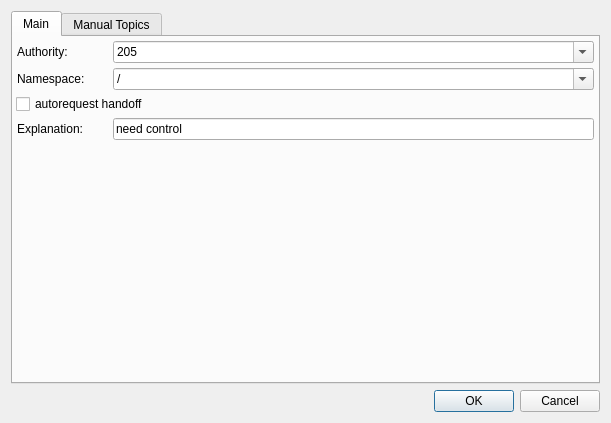
<?xml version="1.0" encoding="UTF-8"?>
<ui version="4.0">
 <class>dialog</class>
 <widget class="QDialog" name="dialog">
  <property name="geometry">
   <rect>
    <x>0</x>
    <y>0</y>
    <width>611</width>
    <height>423</height>
   </rect>
  </property>
  <property name="windowTitle">
   <string>Jaus Discovery Config</string>
  </property>
  <layout class="QVBoxLayout" name="verticalLayout">
   <item>
    <widget class="QTabWidget" name="tabWidget">
     <property name="tabPosition">
      <enum>QTabWidget::North</enum>
     </property>
     <property name="currentIndex">
      <number>0</number>
     </property>
     <widget class="QWidget" name="tab_main">
      <attribute name="title">
       <string>Main</string>
      </attribute>
      <layout class="QVBoxLayout" name="verticalLayout_2">
       <property name="spacing">
        <number>3</number>
       </property>
       <property name="margin">
        <number>3</number>
       </property>
       <item>
        <widget class="QFrame" name="frame_7">
         <property name="sizePolicy">
          <sizepolicy hsizetype="Preferred" vsizetype="Fixed">
           <horstretch>0</horstretch>
           <verstretch>0</verstretch>
          </sizepolicy>
         </property>
         <layout class="QFormLayout" name="formLayout_5">
          <property name="fieldGrowthPolicy">
           <enum>QFormLayout::ExpandingFieldsGrow</enum>
          </property>
          <property name="margin">
           <number>1</number>
          </property>
          <item row="0" column="0">
           <widget class="QLabel" name="label_6">
            <property name="sizePolicy">
             <sizepolicy hsizetype="Fixed" vsizetype="Preferred">
              <horstretch>0</horstretch>
              <verstretch>0</verstretch>
             </sizepolicy>
            </property>
            <property name="minimumSize">
             <size>
              <width>90</width>
              <height>0</height>
             </size>
            </property>
            <property name="text">
             <string>Authority:</string>
            </property>
           </widget>
          </item>
          <item row="0" column="1">
           <widget class="QComboBox" name="comboBox_authority">
            <property name="sizePolicy">
             <sizepolicy hsizetype="MinimumExpanding" vsizetype="Fixed">
              <horstretch>0</horstretch>
              <verstretch>0</verstretch>
             </sizepolicy>
            </property>
            <property name="editable">
             <bool>true</bool>
            </property>
            <property name="maxCount">
             <number>3</number>
            </property>
            <property name="minimumContentsLength">
             <number>1</number>
            </property>
            <item>
             <property name="text">
              <string>205</string>
             </property>
            </item>
           </widget>
          </item>
         </layout>
        </widget>
       </item>
       <item>
        <widget class="QFrame" name="frame_11">
         <property name="sizePolicy">
          <sizepolicy hsizetype="Preferred" vsizetype="Fixed">
           <horstretch>0</horstretch>
           <verstretch>0</verstretch>
          </sizepolicy>
         </property>
         <layout class="QFormLayout" name="formLayout_9">
          <property name="fieldGrowthPolicy">
           <enum>QFormLayout::ExpandingFieldsGrow</enum>
          </property>
          <property name="margin">
           <number>1</number>
          </property>
          <item row="0" column="0">
           <widget class="QLabel" name="label_ns">
            <property name="sizePolicy">
             <sizepolicy hsizetype="Fixed" vsizetype="Preferred">
              <horstretch>0</horstretch>
              <verstretch>0</verstretch>
             </sizepolicy>
            </property>
            <property name="minimumSize">
             <size>
              <width>90</width>
              <height>0</height>
             </size>
            </property>
            <property name="text">
             <string>Namespace:</string>
            </property>
           </widget>
          </item>
          <item row="0" column="1">
           <widget class="QComboBox" name="comboBox_namespace">
            <property name="sizePolicy">
             <sizepolicy hsizetype="MinimumExpanding" vsizetype="Fixed">
              <horstretch>0</horstretch>
              <verstretch>0</verstretch>
             </sizepolicy>
            </property>
            <property name="editable">
             <bool>true</bool>
            </property>
            <item>
             <property name="text">
              <string>/</string>
             </property>
            </item>
           </widget>
          </item>
         </layout>
        </widget>
       </item>
       <item>
        <widget class="QCheckBox" name="checkBox_autorequest">
         <property name="toolTip">
          <string>sends automatically handoff request on INSUFFICIENT_AUTHORITY</string>
         </property>
         <property name="text">
          <string>autorequest handoff</string>
         </property>
        </widget>
       </item>
       <item>
        <widget class="QFrame" name="frame_12">
         <property name="sizePolicy">
          <sizepolicy hsizetype="Preferred" vsizetype="Fixed">
           <horstretch>0</horstretch>
           <verstretch>0</verstretch>
          </sizepolicy>
         </property>
         <layout class="QHBoxLayout" name="horizontalLayout">
          <property name="margin">
           <number>1</number>
          </property>
          <item>
           <widget class="QLabel" name="label_explanation">
            <property name="sizePolicy">
             <sizepolicy hsizetype="Fixed" vsizetype="Preferred">
              <horstretch>0</horstretch>
              <verstretch>0</verstretch>
             </sizepolicy>
            </property>
            <property name="minimumSize">
             <size>
              <width>90</width>
              <height>0</height>
             </size>
            </property>
            <property name="toolTip">
             <string>Default explanation on request handoff</string>
            </property>
            <property name="text">
             <string>Explanation:</string>
            </property>
           </widget>
          </item>
          <item>
           <widget class="QLineEdit" name="lineEdit_explanation">
            <property name="sizePolicy">
             <sizepolicy hsizetype="Expanding" vsizetype="Fixed">
              <horstretch>0</horstretch>
              <verstretch>0</verstretch>
             </sizepolicy>
            </property>
            <property name="text">
             <string>need control</string>
            </property>
           </widget>
          </item>
         </layout>
        </widget>
       </item>
       <item>
        <spacer name="verticalSpacer">
         <property name="orientation">
          <enum>Qt::Vertical</enum>
         </property>
         <property name="sizeHint" stdset="0">
          <size>
           <width>20</width>
           <height>191</height>
          </size>
         </property>
        </spacer>
       </item>
      </layout>
     </widget>
     <widget class="QWidget" name="tab_manual">
      <attribute name="title">
       <string>Manual Topics</string>
      </attribute>
      <layout class="QVBoxLayout" name="verticalLayout_3">
       <property name="spacing">
        <number>3</number>
       </property>
       <property name="margin">
        <number>3</number>
       </property>
       <item>
        <widget class="QFrame" name="frame_4">
         <property name="sizePolicy">
          <sizepolicy hsizetype="Preferred" vsizetype="Fixed">
           <horstretch>0</horstretch>
           <verstretch>0</verstretch>
          </sizepolicy>
         </property>
         <layout class="QFormLayout" name="formLayout_2">
          <property name="fieldGrowthPolicy">
           <enum>QFormLayout::ExpandingFieldsGrow</enum>
          </property>
          <property name="margin">
           <number>1</number>
          </property>
          <item row="0" column="0">
           <widget class="QLabel" name="label_2">
            <property name="minimumSize">
             <size>
              <width>120</width>
              <height>0</height>
             </size>
            </property>
            <property name="text">
             <string>discovery topic:</string>
            </property>
           </widget>
          </item>
          <item row="0" column="1">
           <widget class="QComboBox" name="comboBox_discovery_topic">
            <property name="sizePolicy">
             <sizepolicy hsizetype="MinimumExpanding" vsizetype="Fixed">
              <horstretch>0</horstretch>
              <verstretch>0</verstretch>
             </sizepolicy>
            </property>
            <property name="editable">
             <bool>true</bool>
            </property>
            <item>
             <property name="text">
              <string>/iop_system</string>
             </property>
            </item>
           </widget>
          </item>
         </layout>
        </widget>
       </item>
       <item>
        <widget class="QFrame" name="frame_6">
         <layout class="QFormLayout" name="formLayout_4">
          <property name="fieldGrowthPolicy">
           <enum>QFormLayout::ExpandingFieldsGrow</enum>
          </property>
          <property name="margin">
           <number>1</number>
          </property>
          <item row="0" column="0">
           <widget class="QLabel" name="label_5">
            <property name="minimumSize">
             <size>
              <width>120</width>
              <height>0</height>
             </size>
            </property>
            <property name="text">
             <string>update service:</string>
            </property>
           </widget>
          </item>
          <item row="0" column="1">
           <widget class="QComboBox" name="comboBox_update_service">
            <property name="sizePolicy">
             <sizepolicy hsizetype="MinimumExpanding" vsizetype="Fixed">
              <horstretch>0</horstretch>
              <verstretch>0</verstretch>
             </sizepolicy>
            </property>
            <property name="editable">
             <bool>true</bool>
            </property>
            <item>
             <property name="text">
              <string>/iop_update_discovery</string>
             </property>
            </item>
           </widget>
          </item>
         </layout>
        </widget>
       </item>
       <item>
        <widget class="QFrame" name="frame_8">
         <layout class="QFormLayout" name="formLayout_6">
          <property name="fieldGrowthPolicy">
           <enum>QFormLayout::ExpandingFieldsGrow</enum>
          </property>
          <property name="margin">
           <number>1</number>
          </property>
          <item row="0" column="0">
           <widget class="QLabel" name="label_7">
            <property name="minimumSize">
             <size>
              <width>120</width>
              <height>0</height>
             </size>
            </property>
            <property name="text">
             <string>identification topic:</string>
            </property>
           </widget>
          </item>
          <item row="0" column="1">
           <widget class="QComboBox" name="comboBox_identification_topic">
            <property name="sizePolicy">
             <sizepolicy hsizetype="MinimumExpanding" vsizetype="Fixed">
              <horstretch>0</horstretch>
              <verstretch>0</verstretch>
             </sizepolicy>
            </property>
            <property name="editable">
             <bool>true</bool>
            </property>
            <item>
             <property name="text">
              <string>/iop_identification</string>
             </property>
            </item>
           </widget>
          </item>
         </layout>
        </widget>
       </item>
       <item>
        <widget class="QFrame" name="frame_9">
         <layout class="QFormLayout" name="formLayout_7">
          <property name="fieldGrowthPolicy">
           <enum>QFormLayout::ExpandingFieldsGrow</enum>
          </property>
          <property name="margin">
           <number>1</number>
          </property>
          <item row="0" column="0">
           <widget class="QLabel" name="label_8">
            <property name="minimumSize">
             <size>
              <width>120</width>
              <height>0</height>
             </size>
            </property>
            <property name="text">
             <string>command topic:</string>
            </property>
           </widget>
          </item>
          <item row="0" column="1">
           <widget class="QComboBox" name="comboBox_cmd_topic">
            <property name="sizePolicy">
             <sizepolicy hsizetype="MinimumExpanding" vsizetype="Fixed">
              <horstretch>0</horstretch>
              <verstretch>0</verstretch>
             </sizepolicy>
            </property>
            <property name="editable">
             <bool>true</bool>
            </property>
            <property name="currentText" stdset="0">
             <string>/ocu_cmd</string>
            </property>
            <item>
             <property name="text">
              <string>/ocu_cmd</string>
             </property>
            </item>
           </widget>
          </item>
         </layout>
        </widget>
       </item>
       <item>
        <widget class="QFrame" name="frame_10">
         <layout class="QFormLayout" name="formLayout_8">
          <property name="fieldGrowthPolicy">
           <enum>QFormLayout::ExpandingFieldsGrow</enum>
          </property>
          <property name="margin">
           <number>1</number>
          </property>
          <item row="0" column="0">
           <widget class="QLabel" name="label_9">
            <property name="minimumSize">
             <size>
              <width>120</width>
              <height>0</height>
             </size>
            </property>
            <property name="text">
             <string>feedback topic:</string>
            </property>
           </widget>
          </item>
          <item row="0" column="1">
           <widget class="QComboBox" name="comboBox_feedback_topic">
            <property name="sizePolicy">
             <sizepolicy hsizetype="MinimumExpanding" vsizetype="Fixed">
              <horstretch>0</horstretch>
              <verstretch>0</verstretch>
             </sizepolicy>
            </property>
            <property name="editable">
             <bool>true</bool>
            </property>
            <property name="currentText" stdset="0">
             <string>/ocu_feedback</string>
            </property>
            <item>
             <property name="text">
              <string>/ocu_feedback</string>
             </property>
            </item>
           </widget>
          </item>
         </layout>
        </widget>
       </item>
       <item>
        <widget class="QFrame" name="frame_13">
         <layout class="QFormLayout" name="formLayout_10">
          <property name="fieldGrowthPolicy">
           <enum>QFormLayout::ExpandingFieldsGrow</enum>
          </property>
          <property name="margin">
           <number>1</number>
          </property>
          <item row="0" column="0">
           <widget class="QLabel" name="label_10">
            <property name="minimumSize">
             <size>
              <width>165</width>
              <height>0</height>
             </size>
            </property>
            <property name="text">
             <string>handoff own request:</string>
            </property>
           </widget>
          </item>
          <item row="0" column="1">
           <widget class="QComboBox" name="comboBox_handoff_own_request_topic">
            <property name="sizePolicy">
             <sizepolicy hsizetype="MinimumExpanding" vsizetype="Fixed">
              <horstretch>0</horstretch>
              <verstretch>0</verstretch>
             </sizepolicy>
            </property>
            <property name="editable">
             <bool>true</bool>
            </property>
            <property name="currentText" stdset="0">
             <string>/handoff_own_request</string>
            </property>
            <item>
             <property name="text">
              <string>/handoff_own_request</string>
             </property>
            </item>
           </widget>
          </item>
         </layout>
        </widget>
       </item>
       <item>
        <widget class="QFrame" name="frame_14">
         <layout class="QFormLayout" name="formLayout_11">
          <property name="fieldGrowthPolicy">
           <enum>QFormLayout::ExpandingFieldsGrow</enum>
          </property>
          <property name="margin">
           <number>1</number>
          </property>
          <item row="0" column="0">
           <widget class="QLabel" name="label_11">
            <property name="minimumSize">
             <size>
              <width>165</width>
              <height>0</height>
             </size>
            </property>
            <property name="text">
             <string>handoff own response:</string>
            </property>
           </widget>
          </item>
          <item row="0" column="1">
           <widget class="QComboBox" name="comboBox_handoff_own_response_topic">
            <property name="sizePolicy">
             <sizepolicy hsizetype="MinimumExpanding" vsizetype="Fixed">
              <horstretch>0</horstretch>
              <verstretch>0</verstretch>
             </sizepolicy>
            </property>
            <property name="editable">
             <bool>true</bool>
            </property>
            <property name="currentText" stdset="0">
             <string>/handoff_own_response</string>
            </property>
            <item>
             <property name="text">
              <string>/handoff_own_response</string>
             </property>
            </item>
           </widget>
          </item>
         </layout>
        </widget>
       </item>
       <item>
        <widget class="QFrame" name="frame_15">
         <layout class="QFormLayout" name="formLayout_12">
          <property name="fieldGrowthPolicy">
           <enum>QFormLayout::ExpandingFieldsGrow</enum>
          </property>
          <property name="margin">
           <number>1</number>
          </property>
          <item row="0" column="0">
           <widget class="QLabel" name="label_12">
            <property name="minimumSize">
             <size>
              <width>165</width>
              <height>0</height>
             </size>
            </property>
            <property name="text">
             <string>handoff_remote_request:</string>
            </property>
           </widget>
          </item>
          <item row="0" column="1">
           <widget class="QComboBox" name="comboBox_handoff_remote_request_topic">
            <property name="sizePolicy">
             <sizepolicy hsizetype="MinimumExpanding" vsizetype="Fixed">
              <horstretch>0</horstretch>
              <verstretch>0</verstretch>
             </sizepolicy>
            </property>
            <property name="editable">
             <bool>true</bool>
            </property>
            <property name="currentText" stdset="0">
             <string>/handoff_own_response</string>
            </property>
            <item>
             <property name="text">
              <string>/handoff_own_response</string>
             </property>
            </item>
           </widget>
          </item>
         </layout>
        </widget>
       </item>
       <item>
        <widget class="QFrame" name="frame_16">
         <layout class="QFormLayout" name="formLayout_13">
          <property name="fieldGrowthPolicy">
           <enum>QFormLayout::ExpandingFieldsGrow</enum>
          </property>
          <property name="margin">
           <number>1</number>
          </property>
          <item row="0" column="0">
           <widget class="QLabel" name="label_13">
            <property name="minimumSize">
             <size>
              <width>165</width>
              <height>0</height>
             </size>
            </property>
            <property name="text">
             <string>handoff_remote_response:</string>
            </property>
           </widget>
          </item>
          <item row="0" column="1">
           <widget class="QComboBox" name="comboBox_handoff_remote_response_topic">
            <property name="sizePolicy">
             <sizepolicy hsizetype="MinimumExpanding" vsizetype="Fixed">
              <horstretch>0</horstretch>
              <verstretch>0</verstretch>
             </sizepolicy>
            </property>
            <property name="editable">
             <bool>true</bool>
            </property>
            <property name="currentText" stdset="0">
             <string>/handoff_remote_response</string>
            </property>
            <item>
             <property name="text">
              <string>/handoff_remote_response</string>
             </property>
            </item>
           </widget>
          </item>
         </layout>
        </widget>
       </item>
       <item>
        <spacer name="verticalSpacer_2">
         <property name="orientation">
          <enum>Qt::Vertical</enum>
         </property>
         <property name="sizeHint" stdset="0">
          <size>
           <width>20</width>
           <height>40</height>
          </size>
         </property>
        </spacer>
       </item>
      </layout>
     </widget>
    </widget>
   </item>
   <item>
    <widget class="QDialogButtonBox" name="buttonBox">
     <property name="orientation">
      <enum>Qt::Horizontal</enum>
     </property>
     <property name="standardButtons">
      <set>QDialogButtonBox::Cancel|QDialogButtonBox::Ok</set>
     </property>
    </widget>
   </item>
  </layout>
 </widget>
 <resources/>
 <connections>
  <connection>
   <sender>buttonBox</sender>
   <signal>accepted()</signal>
   <receiver>dialog</receiver>
   <slot>accept()</slot>
   <hints>
    <hint type="sourcelabel">
     <x>248</x>
     <y>254</y>
    </hint>
    <hint type="destinationlabel">
     <x>157</x>
     <y>274</y>
    </hint>
   </hints>
  </connection>
  <connection>
   <sender>buttonBox</sender>
   <signal>rejected()</signal>
   <receiver>dialog</receiver>
   <slot>reject()</slot>
   <hints>
    <hint type="sourcelabel">
     <x>316</x>
     <y>260</y>
    </hint>
    <hint type="destinationlabel">
     <x>286</x>
     <y>274</y>
    </hint>
   </hints>
  </connection>
 </connections>
</ui>
